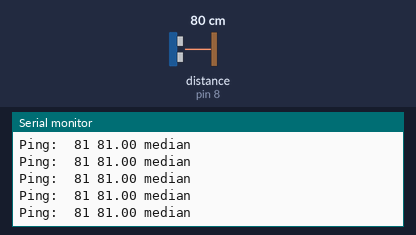
A sketch run on a simulated Arduino Uno, built with avr-gcc and run on an emulated ATmega328P. On the bench: the last lines printed to the serial monitor. The inputs (shaded band) are chosen by the test bench; at power-on: distance to the obstacle (sensor on pin 8) 80 cm. The echo pulse lasts 58.3 µs per cm.

Above: at 1.2 s.
1.3 s: distance to the obstacle (sensor on pin 8) set to 9 cm
At 1.36 s:
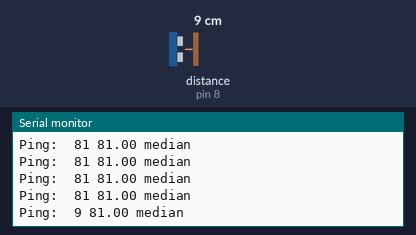
4.3 s: distance to the obstacle (sensor on pin 8) set to 2 cm
At 4.31 s:
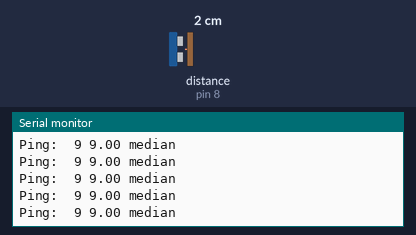
Timing chart, 0 to 7.3 s (numbered marks = the images above; inputs shaded):
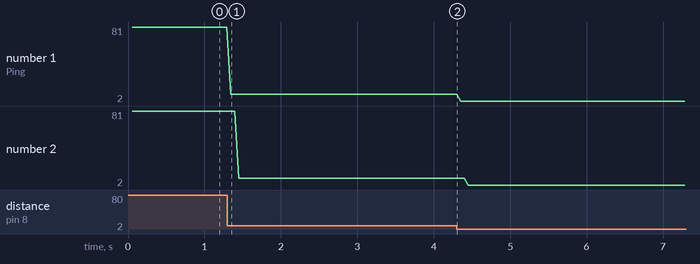

The sketch:

ultrasonic01.ino
```cpp
#include <RunningMedian.h>
#include <NewPing.h>

#define TRIGGER_PIN  7
#define ECHO_PIN     8
#define MAX_DISTANCE 200

NewPing sonar(TRIGGER_PIN, ECHO_PIN, MAX_DISTANCE);

RunningMedian samples = RunningMedian(5);

void setup() {
  Serial.begin(115200);
}

void loop() {
  delay(50);
  int uS = sonar.ping();
  if (uS > 0) {
    samples.add( uS / US_ROUNDTRIP_CM );
  }
  float m = samples.getMedian();
  Serial.print("Ping: ");
  Serial.print(" ");
  Serial.print(uS / US_ROUNDTRIP_CM);
  Serial.print(" ");
  Serial.print(m);
  Serial.println(" median");
}
```

Measured:
- after the input at 1.3 s, the serial monitor: prints a new line at once (image 1)
- plotted number 1: 81 → 9 after the input at 1.3 s, 9 → 2 after the input at 4.3 s
- plotted number 2: 81 → 9 after the input at 1.3 s, 9 → 2 after the input at 4.3 s
